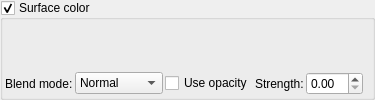
              <widget class="MyGroupBox" name="groupCheck_surface_gradient_enable">
               <property name="title">
                <string>Surface color</string>
               </property>
               <property name="checkable">
                <bool>true</bool>
               </property>
               <layout class="QVBoxLayout" name="verticalLayout_14">
                <property name="spacing">
                 <number>2</number>
                </property>
                <property name="leftMargin">
                 <number>2</number>
                </property>
                <property name="topMargin">
                 <number>2</number>
                </property>
                <property name="rightMargin">
                 <number>2</number>
                </property>
                <property name="bottomMargin">
                 <number>2</number>
                </property>
                <item>
                 <widget class="cGradientEditWidget" name="colorpalette_surface_color_gradient" native="true">
                  <property name="toolTip">
                   <string>&lt;html&gt;&lt;head/&gt;&lt;body&gt;&lt;p&gt;Gradient which defines the colors of the fractal surface.&lt;/p&gt;&lt;/body&gt;&lt;/html&gt;</string>
                  </property>
                 </widget>
                </item>
                <item>
                 <layout class="QHBoxLayout" name="horizontalLayout_surface_blend">
                  <item>
                   <widget class="QLabel" name="label_surface_blend_mode">
                    <property name="text">
                     <string>Blend mode:</string>
                    </property>
                   </widget>
                  </item>
                  <item>
                   <widget class="MyComboBox" name="comboBox_surface_gradient_blend_mode">
                    <property name="toolTip">
                     <string>&lt;html&gt;&lt;head/&gt;&lt;body&gt;&lt;p&gt;Blend mode for surface gradient with base material color.&lt;/p&gt;&lt;/body&gt;&lt;/html&gt;</string>
                    </property>
                    <item><property name="text"><string>Normal</string></property></item>
                    <item><property name="text"><string>Multiply</string></property></item>
                    <item><property name="text"><string>Screen</string></property></item>
                    <item><property name="text"><string>Overlay</string></property></item>
                    <item><property name="text"><string>Soft Light</string></property></item>
                    <item><property name="text"><string>Hard Light</string></property></item>
                   </widget>
                  </item>
                  <item>
                   <widget class="MyCheckBox" name="checkBox_surface_gradient_mask_enable">
                    <property name="toolTip">
                     <string>Enable opacity stops from gradient to control per-point transparency</string>
                    </property>
                    <property name="text">
                     <string>Use opacity</string>
                    </property>
                   </widget>
                  </item>
                  <item>
                   <widget class="QLabel" name="label_surface_gradient_opacity">
                    <property name="text">
                     <string>Strength:</string>
                    </property>
                   </widget>
                  </item>
                  <item>
                   <widget class="MyDoubleSpinBox" name="spinbox_surface_gradient_opacity">
                    <property name="toolTip">
                     <string>Master gradient strength (0.0 = no effect, 1.0 = full gradient). Multiplied by opacity stops when enabled.</string>
                    </property>
                   </widget>
                  </item>
                  <item>
                   <spacer name="horizontalSpacer_surface_blend">
                    <property name="orientation">
                     <enum>Qt::Horizontal</enum>
                    </property>
                   </spacer>
                  </item>
                 </layout>
                </item>
               </layout>
              </widget>
